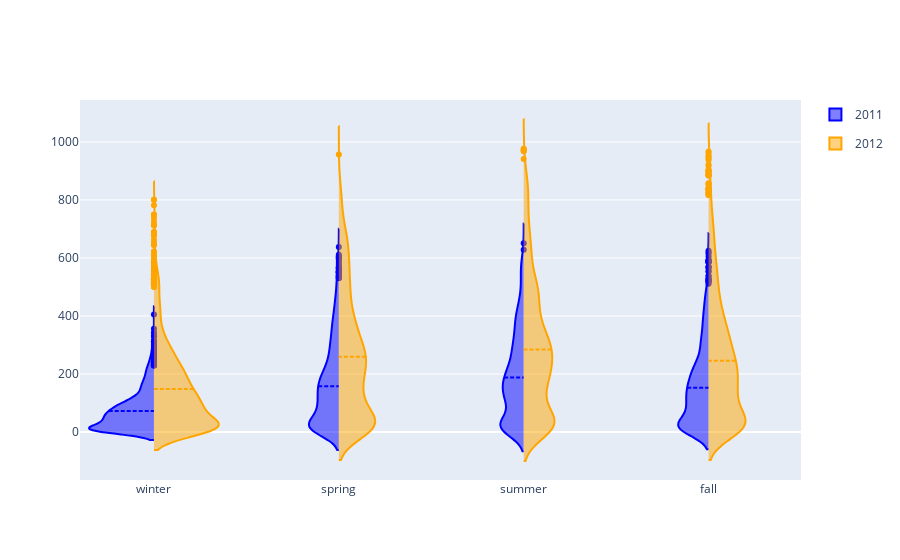

The cell this chart's notebook holds for it:
### Code cell
# code copied from the plotly examples

fig = go.Figure()

fig.add_trace(go.Violin(x=data_bike['season'][data_bike['yr']==0].map({1:'winter', 2:'spring', 3:'summer', 4:'fall'}),
                        y=data_bike['cnt'][data_bike['yr']==0],
                        legendgroup='2011', scalegroup='2011', name='2011',
                        side='negative',
                        line_color='blue')
             )
fig.add_trace(go.Violin(x=data_bike['season'][data_bike['yr']==1].map({1:'winter', 2:'spring', 3:'summer', 4:'fall'}),
                        y=data_bike['cnt'][data_bike['yr']==1],
                        legendgroup='2012', scalegroup='2012', name='2012',
                        side='positive',
                        line_color='orange')
             )
fig.update_traces(meanline_visible=True)
fig.update_layout(violingap=0, violinmode='overlay')
fig.update_xaxes(range=[-0.4, 3.5])
fig.show()

### Figure 1 — Plotly figure (JSON) as saved in the notebook; plotly's stock layout.template omitted (floating-point values rounded to 4 significant figures; data arrays with more than 128 entries replaced by an {"elided": "..."} marker saying what was removed)
{"data": [{"legendgroup": "2011", "line": {"color": "blue"}, "meanline": {"visible": true}, "name": "2011", "scalegroup": "2011", "side": "negative", "type": "violin", "x": {"elided": "8645 str values"}, "y": {"elided": "8645 int values"}}, {"legendgroup": "2012", "line": {"color": "orange"}, "meanline": {"visible": true}, "name": "2012", "scalegroup": "2012", "side": "positive", "type": "violin", "x": {"elided": "8734 str values"}, "y": {"elided": "8734 int values"}}], "layout": {"violingap": 0, "violinmode": "overlay", "xaxis": {"range": [-0.4, 3.5]}}}
